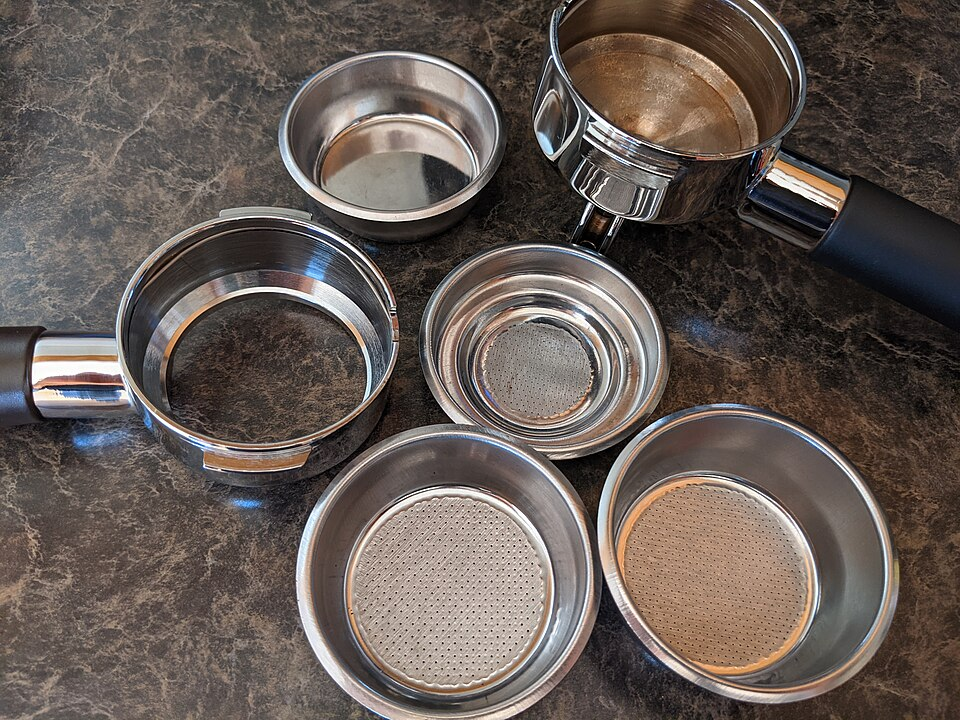
#> input picture references/object-examples/refs/portafilter.jpg, 960 x 720 px
$ python photo_lines.py ../references/object-examples/refs/portafilter.jpg ../references/object-examples/refs/portafilter.jpg
#> lines starting #> are read from the running program, lines starting #| are printed output that depends on the picture; after the words box and inside, x2 and y2 are one past the last pixel; in counts of white or black regions, pixels touching at a corner belong together
#!/usr/bin/env python3
"""photo_lines — a real photograph's own outlines, as a transparent line layer (PhotoToDiagram draws it on).

    python3 scripts/photo_lines.py <photo> [<out.png>]       # default: <photo stem>.lines.png beside it

WHY. A film can show a real photograph and point at it (PhotoPlate), and it can draw a diagram, but nothing carried
the viewer from "this is the real thing" to "this is how it works" in ONE picture. These lines are the photograph's
own edges — computed, not drawn by anyone — so the diagram a PhotoToDiagram beat ends on is exactly what the
photograph showed, at the photograph's own pixel size (the line layer can never be sharper than its source).

HOW. Canny's recipe in numpy: a Gaussian blur (scaled to the image), Sobel gradients, non-maximum suppression along
the gradient (thin, one-pixel ridges), and hysteresis — weak edges kept only where they connect to strong ones,
which is what separates an object's outline from texture. The ridges are thickened to a stroke a little under 0.2%
of the image's long side and written as white with the edge as alpha. A photograph with no edges strong enough to
draw is an error: a beat that promises a drawing and shows an empty layer would be the furniture around an absent
picture, the failure runtime/evidence.ts exists to stop.

CACHED by content: `ensure()` re-traces only when the photograph's bytes (or this file's code version) change.
"""
import hashlib
import json
import os
import sys

import numpy as np
from PIL import Image, ImageFilter

VERSION = 3
HIGH_PCT = 90          # the strong-edge threshold: this percentile of the gradient where there is any gradient
LOW_FRAC = 0.45        # weak edges: this share of the strong threshold
MIN_INK = 0.002        # under this share of the frame drawn, the photograph has no outlines to speak of


def _nms(mag, gx, gy):
    ang = (np.rad2deg(np.arctan2(gy, gx)) + 180.0) % 180.0
    q = np.zeros_like(mag)
    pad = np.pad(mag, 1)
    H, W = mag.shape
    c = pad[1:H + 1, 1:W + 1]
    nbr = {0: (pad[1:H + 1, 2:W + 2], pad[1:H + 1, 0:W]),          # horizontal gradient -> compare left/right
           45: (pad[0:H, 2:W + 2], pad[2:H + 2, 0:W]),
           90: (pad[0:H, 1:W + 1], pad[2:H + 2, 1:W + 1]),
           135: (pad[0:H, 0:W], pad[2:H + 2, 2:W + 2])}
    bins = np.select([(ang < 22.5) | (ang >= 157.5), ang < 67.5, ang < 112.5], [0, 45, 90], 135)
    for b, (n1, n2) in nbr.items():
        m = (bins == b) & (c >= n1) & (c >= n2)
        q[m] = c[m]
    return q


def _hysteresis(q, high, low):
    strong = q >= high
    weak = (q >= low) & ~strong
    keep = strong.copy()
    for _ in range(64):                                    # grow strong edges into connected weak ones
        grown = keep.copy()
        for dy in (-1, 0, 1):
            for dx in (-1, 0, 1):
                if dy or dx:
                    grown |= np.roll(np.roll(keep, dy, 0), dx, 1)
        new = keep | (grown & weak)
        if (new == keep).all():
            break
        keep = new
    return keep


MIN_RUN = 0.02        # a connected run of edge shorter than this share of the long side is texture, not an outline


def _drop_specks(edge, long):
    """Keep the connected runs of edge at least MIN_RUN of the long side: a star, a speck of cloud, a grain of noise is
    a short isolated run, an object's outline a long connected one. Without scipy the edges are kept as they are."""
    try:
        from scipy import ndimage
    except ImportError:
        return edge
    # measured on runs GROUPED within a few pixels: non-maximum suppression leaves a diagonal outline as a chain of
    # short fragments, and labelling the bare ridges deleted a whole satellite while keeping the cloud texture
    near = ndimage.binary_dilation(edge, structure=np.ones((3, 3)), iterations=max(2, int(long / 400)))
    lab, n = ndimage.label(near, structure=np.ones((3, 3)))
    if n == 0:
        return edge
    sizes = np.bincount(lab.ravel(), weights=edge.ravel().astype(float))     # ridge pixels per group
    keep = sizes >= max(8, int(long * MIN_RUN))
    keep[0] = False
    return edge & keep[lab]


def lines(src, dst):
    """Trace `src` into `dst` (RGBA PNG, the photograph's own size). Returns dst."""
    im = Image.open(src).convert("L")
    W, H = im.size
    long = max(W, H)
    blur = im.filter(ImageFilter.GaussianBlur(radius=max(1.0, long / 700.0)))
    a = np.asarray(blur, dtype=np.float32) / 255.0
    gx = np.zeros_like(a)
    gy = np.zeros_like(a)
    p = np.pad(a, 1, mode="edge")
    gx = (p[0:H, 2:W + 2] + 2 * p[1:H + 1, 2:W + 2] + p[2:H + 2, 2:W + 2]
          - p[0:H, 0:W] - 2 * p[1:H + 1, 0:W] - p[2:H + 2, 0:W])
    gy = (p[2:H + 2, 0:W] + 2 * p[2:H + 2, 1:W + 1] + p[2:H + 2, 2:W + 2]
          - p[0:H, 0:W] - 2 * p[0:H, 1:W + 1] - p[0:H, 2:W + 2])
    mag = np.hypot(gx, gy)
    if mag.max() < 0.08:
        raise RuntimeError("photo_lines: %s has no outlines to trace (its strongest edge is %.3f) — a PhotoToDiagram "
                           "beat needs a photograph of a thing with visible edges" % (src, float(mag.max())))
    q = _nms(mag, gx, gy)
    nz = q[q > 0.02]
    high = float(np.percentile(nz, HIGH_PCT)) if nz.size else 1.0
    edge = _hysteresis(q, high, high * LOW_FRAC)
    edge = _drop_specks(edge, long)
    ink = Image.fromarray((edge * 255).astype(np.uint8))
    # thickened to a stroke of at least 2 px (an odd MaxFilter window), then softened by half a pixel: a 1-px ridge
    # softened that way fell under half alpha and the layer read as nearly empty
    stroke = max(2, int(round(long * 0.0018)))
    ink = ink.filter(ImageFilter.MaxFilter(2 * (stroke // 2) + 1))
    ink = ink.filter(ImageFilter.GaussianBlur(radius=0.5))
    alpha = np.asarray(ink)
    if (alpha > 128).mean() < MIN_INK:
        raise RuntimeError("photo_lines: %s has no outlines to trace (%.2f%% of it would be drawn) — a PhotoToDiagram "
                           "beat needs a photograph of a thing with visible edges" % (src, 100 * (alpha > 128).mean()))
    out = np.zeros((H, W, 4), dtype=np.uint8)
    out[:, :, :3] = 255
    out[:, :, 3] = alpha
    Image.fromarray(out, "RGBA").save(dst)
    return dst


def _key(src):
    h = hashlib.sha256(open(src, "rb").read()).hexdigest()
    return "%s:%d" % (h, VERSION)


def ensure(src, dst):
    """The line layer for `src` at `dst`, traced only when the photograph (or this code's VERSION) changed."""
    side = dst + ".json"
    k = _key(src)
    if os.path.exists(dst) and os.path.exists(side):
        try:
            if json.load(open(side, encoding="utf-8")).get("key") == k:
                return dst
        except (OSError, ValueError):
            pass
    lines(src, dst)
#> in lines, `gy = (p[2:H + 2, 0:W] + 2 * p[2:H + 2, 1:W + 1] + p[2:H + 2, 2:W + 2] ..`:
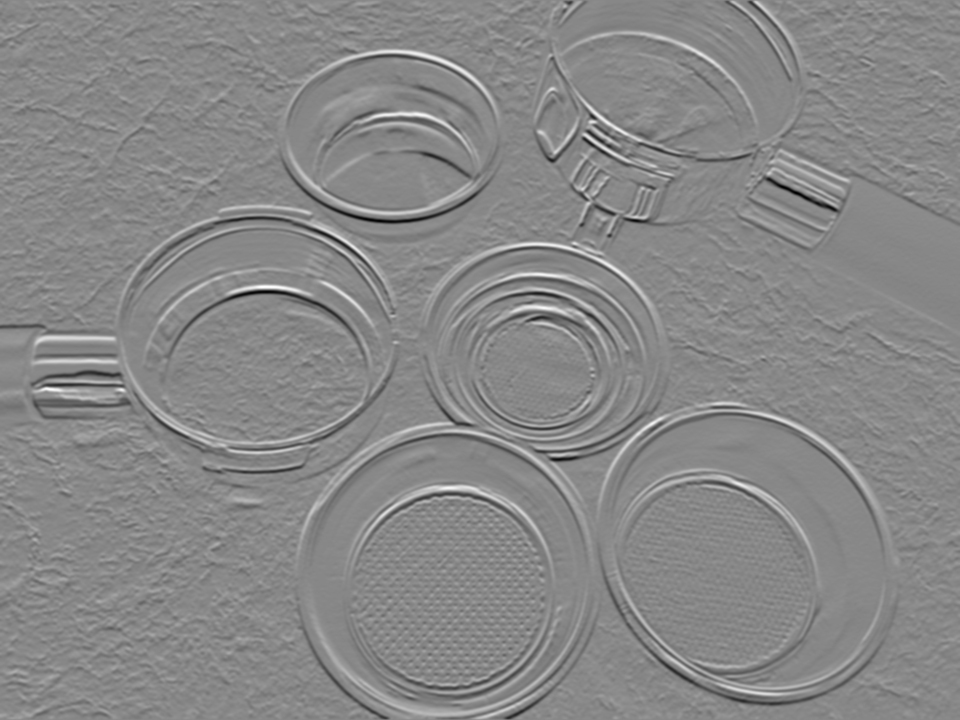
#> gy: shape (720, 960) float32; min -1.7, max 1.49, mean 0.000918; drawn with min black and max white
#> in _nms, `bins = np.select([(ang < 22.5) | (ang >= 157.5), ang < 67.5, ang < 112..`:
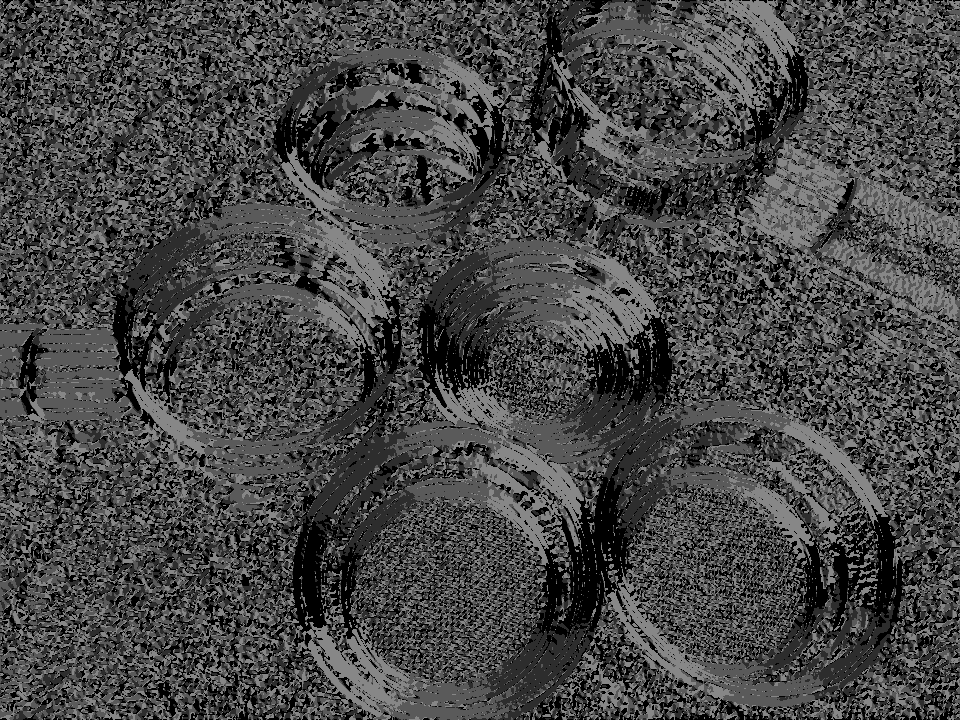
#> bins: shape (720, 960) int64; min 0, max 135, mean 70
#> the loop in _nms, `for b, (n1, n2) in nbr.items():` made 4 passes
#> b on passes 1 to 4: 0, 45, 90, 135
#> pass 1, in _nms, `m = (bins == b) & (c >= n1) & (c >= n2)`:
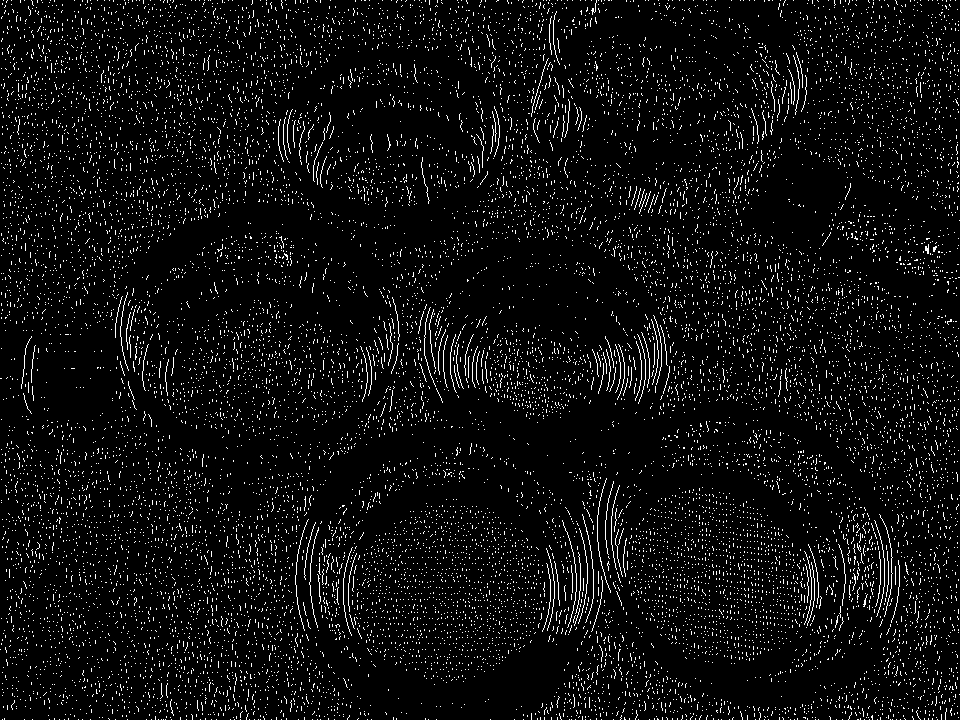
#> m: shape (720, 960) bool; 5.4% white in thin lines or dots
#> after the loop in _nms, `for b, (n1, n2) in nbr.items():`:
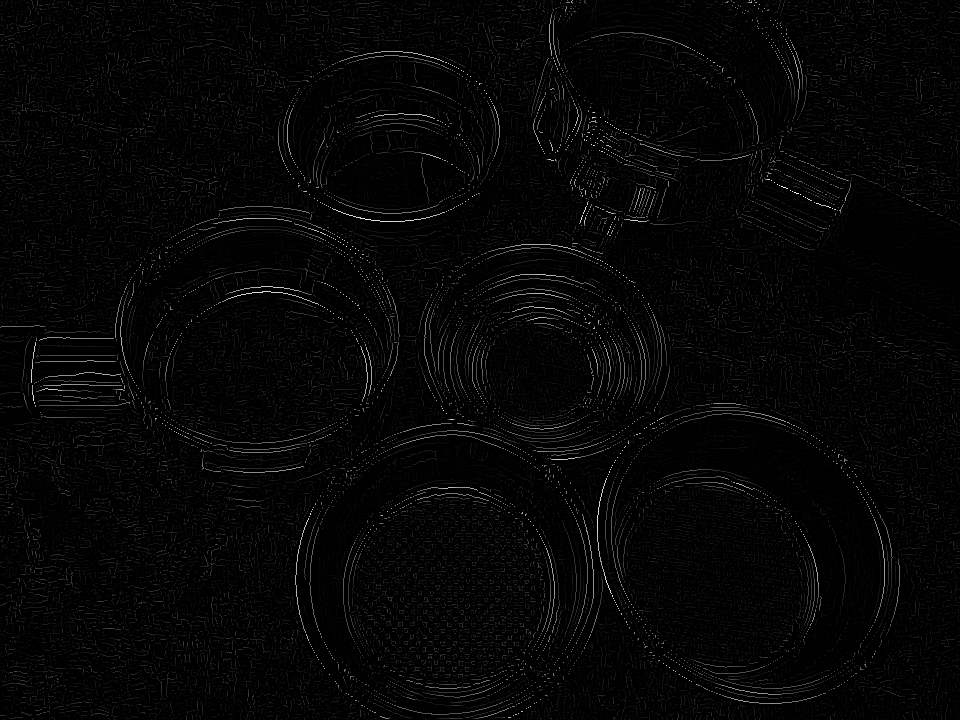
#> q: shape (720, 960) float32; min 0, max 1.84, mean 0.0392; drawn with min black and max white
#> in lines, `high = float(np.percentile(nz, HIGH_PCT)) if nz.size else 1.0`: high = 0.496
#> in _hysteresis, `strong = q >= high`: strong: shape (720, 960) bool; 1.9% white in thin lines or dots
#> in _hysteresis, `weak = (q >= low) & ~strong`: weak: shape (720, 960) bool; 2.9% white in thin lines or dots
#> after the loop in _hysteresis, `for _ in range(64):`: grown: shape (720, 960) bool; 9.6% white; 447 white regions (162 under 20 px), largest, box (x1, y1, x2, y2) and area: (30, 276, 142, 410) 3597, (662, 649, 830, 705) 2237, (590, 120, 758, 219) 1934
#> after the loop in _hysteresis, `for _ in range(64):`: keep: shape (720, 960) bool; 2.3% white in thin lines or dots
#> in _drop_specks, `near = ndimage.binary_dilation(edge, structure=np.ones((3, 3)), iterat..`: near: shape (720, 960) bool; 16.3% white; 76 white regions, largest, box (x1, y1, x2, y2) and area: (338, 237, 869, 720) 35814, (29, 204, 402, 475) 17836, (529, 0, 853, 240) 13609
#> in _drop_specks, `lab, n = ndimage.label(near, structure=np.ones((3, 3)))`:
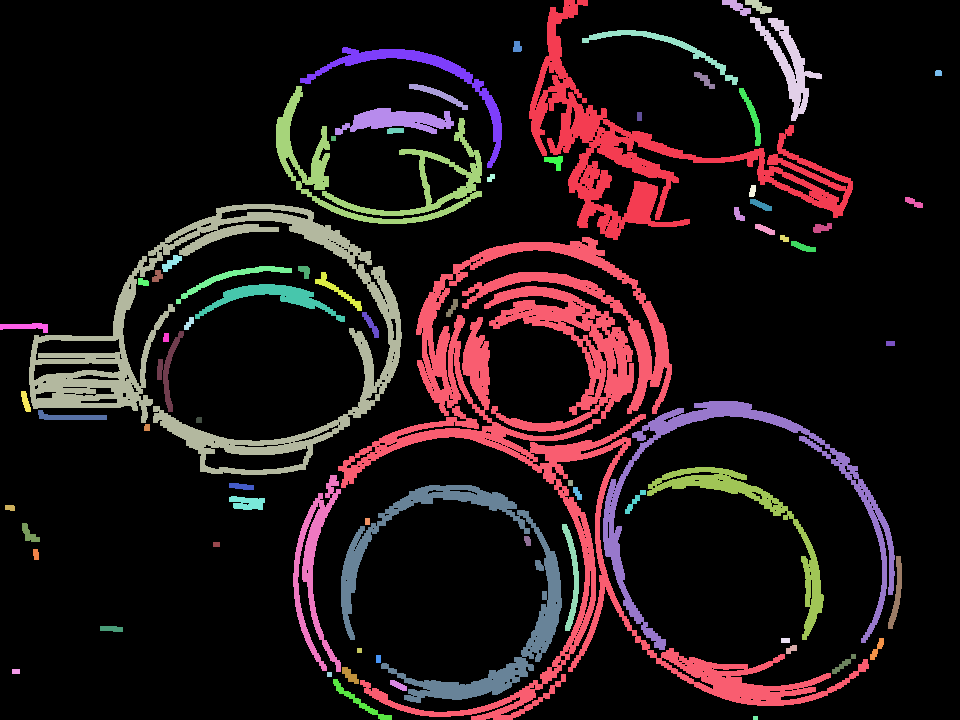
#> lab: shape (720, 960) int32; 77 distinct labels, from 0 to 76; one colour per label, 0 black
#> in _drop_specks, `lab, n = ndimage.label(near, structure=np.ones((3, 3)))`: n = 76
#> in _drop_specks, `sizes = np.bincount(lab.ravel(), weights=edge.ravel().astype(float))`: sizes = 77 values, max 5128 at index 27, min 0 at index 0, mean 208.2
#> in _drop_specks, `return edge & keep[lab]`: returned value: shape (720, 960) bool; 2.3% white in thin lines or dots
#> in lines, `ink = Image.fromarray((edge * 255).astype(np.uint8))`: ink: PIL image 960x720 L; 2.3% white in thin lines or dots
#> in lines, `ink = ink.filter(ImageFilter.MaxFilter(2 * (stroke // 2) + 1))`:
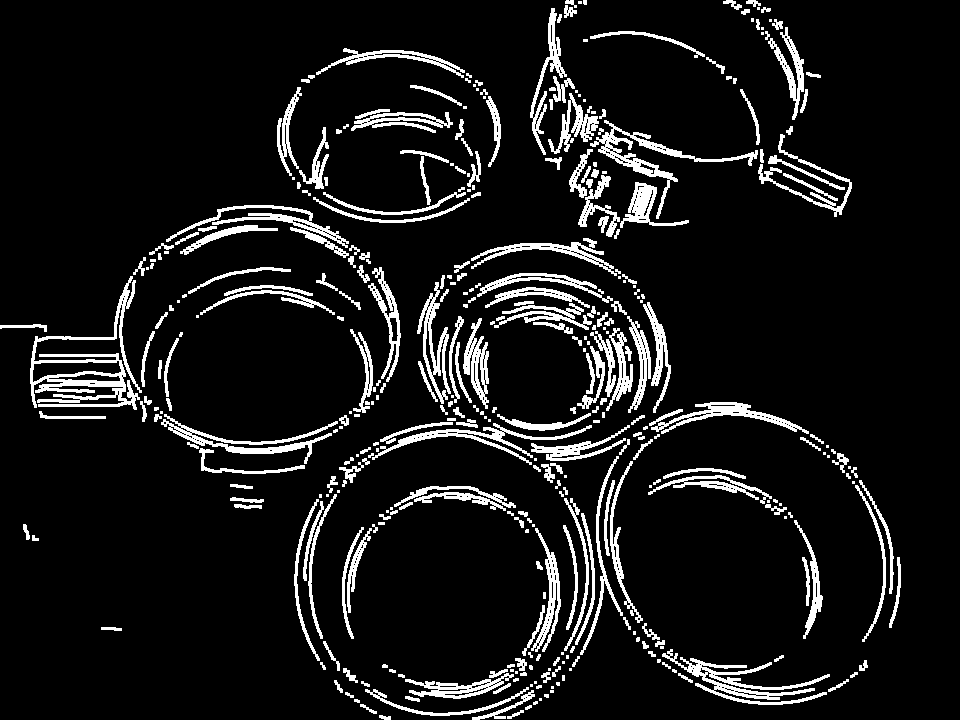
#> ink: PIL image 960x720 L; 9.4% white; 383 white regions (131 under 20 px), largest, box (x1, y1, x2, y2) and area: (30, 276, 142, 410) 3597, (662, 649, 830, 705) 2237, (590, 120, 758, 219) 1934
    with open(side, "w", encoding="utf-8") as fh:
        json.dump({"key": k, "src": os.path.basename(src)}, fh)
    return dst


def default_out(src):
    stem, _ = os.path.splitext(src)
    return stem + ".lines.png"


if __name__ == "__main__":
    if len(sys.argv) < 2:
        print(__doc__.split("\n\n")[0])
        sys.exit(2)
    s = sys.argv[1]
    print(ensure(s, sys.argv[2] if len(sys.argv) > 2 else default_out(s)))
